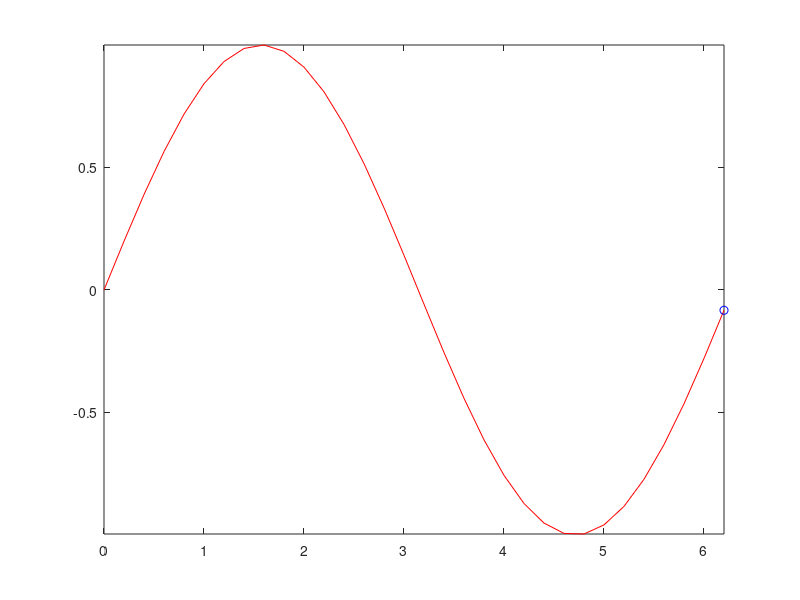

Write MATLAB code to recreate this figure. (Note: this script raises an error after producing the figure.)
%=============================================================================
% Copyright (c) 2016-present Allan CORNET (Nelson)
%=============================================================================
% This file is part of Nelson.
%=============================================================================
% LICENCE_BLOCK_BEGIN
% SPDX-License-Identifier: LGPL-3.0-or-later
% LICENCE_BLOCK_END
%=============================================================================
% <--INTERACTIVE TEST-->
% <--WEB GUI REQUIRED--> run with: nelson-webview --file runtests_web.m
%=============================================================================
% drawnow-driven animations must complete headless: drawNow paces web frames
% to ~60 fps (and streams them when a browser is attached), so a short comet
% takes a bounded, non-zero time and a drawnow loop terminates cleanly.
f = figure();
t = 0:0.2:6.28; % ~32 points -> ~1s paced
tic;
comet(t, sin(t));
elapsed = toc;
assert_istrue(elapsed < 30);
close(f);
%=============================================================================
g = figure();
tic;
for k = 1:10
  plot(1:k);
  drawnow();
end
elapsed = toc;
assert_istrue(elapsed < 15);
close(g);
%=============================================================================
% Repeated image updates must publish the latest encoded CData frame.
imageFigure = figure();
imageAxes = axes('Parent', imageFigure, 'Position', [0 0 1 1]);
imageData = zeros(18, 24, 3);
imageHandle = image('Parent', imageAxes, 'CData', imageData);
axis(imageAxes, 'image');
axis(imageAxes, 'off');
imageData(:, :, 1) = 1;
set(imageHandle, 'CData', imageData);
drawnow();
% A stateless display list carries the raw RGBA payload (not an inline PNG
% data URI): each full render ships the pixels so a client that never saw the
% earlier frame still paints the latest CData.
redFrame = jsondecode(__web_display_list__(imageFigure));
redPrimitive = last_primitive(redFrame);
assert_isequal(redPrimitive.kind, 'image');
assert_istrue(isfield(redPrimitive, 'rgba'));
assert_isequal(redPrimitive.imageWidth, 24);
assert_isequal(redPrimitive.imageHeight, 18);
redImage = redPrimitive.rgba;
imageData(:, :, 1) = 0;
imageData(:, :, 3) = 1;
set(imageHandle, 'CData', imageData);
drawnow();
blueFrame = jsondecode(__web_display_list__(imageFigure));
bluePrimitive = last_primitive(blueFrame);
assert_isequal(bluePrimitive.kind, 'image');
assert_istrue(isfield(bluePrimitive, 'rgba'));
blueImage = bluePrimitive.rgba;
assert_istrue(~isempty(redImage) && ~isempty(blueImage));
assert_isfalse(strcmp(redImage, blueImage));
close(imageFigure);
%=============================================================================
% View changes stream frames directly in web mode. User scripts do not need to
% insert explicit refresh calls into rotation loops.
h = figure();
vertices = [-1 -1 0; 1 -1 0; 1 1 0; -1 1 0];
patch('Faces', [1 2 3 4], 'Vertices', vertices, 'FaceColor', 'none');
axis('square');
tic;
for k = 1:8
  view(k * 15, 30);
end
elapsed = toc;
assert_istrue(elapsed < 10);
close(h);
%=============================================================================
% A dense retained patch must survive a full rotation without an explicit
% refresh call or a backend disconnect.
demoDirectory = [modulepath('graphics', 'root'), '/examples/utah-teapot/'];
load([demoDirectory, 'teapot.nh5']);
h = figure('DrawLater', 'on');
axis off;
axis([-3 3 -3 3 -3 5]);
axis('square');
patch('Faces', teapotFaces, 'Vertices', teapotVertices, 'FaceColor', 'none');
view(0, 360);
h.DrawLater = 'off';
tic;
for k = 0:9:720
  view(k, 360);
end
elapsed = toc;
assert_istrue(elapsed < 8);
dl = jsondecode(__web_display_list__(h));
assert_istrue(isfield(dl, 'webglMeshes'));
assert_istrue(dl.webglMeshes(1).positionsLength > 1000);
assert_istrue(length(dl.webglMeshes(1).positionsF16) > 1000);
close(h);
%=============================================================================
% sleep must really delay (haveEventsLoop pumping)
tic;
sleep(0.5);
elapsed = toc;
assert_istrue(elapsed >= 0.4);
%=============================================================================
function primitive = last_primitive(dl)
  primitives = dl.primitives;
  if iscell(primitives)
    primitive = primitives{end};
  else
    primitive = primitives(end);
  end
end
%=============================================================================
